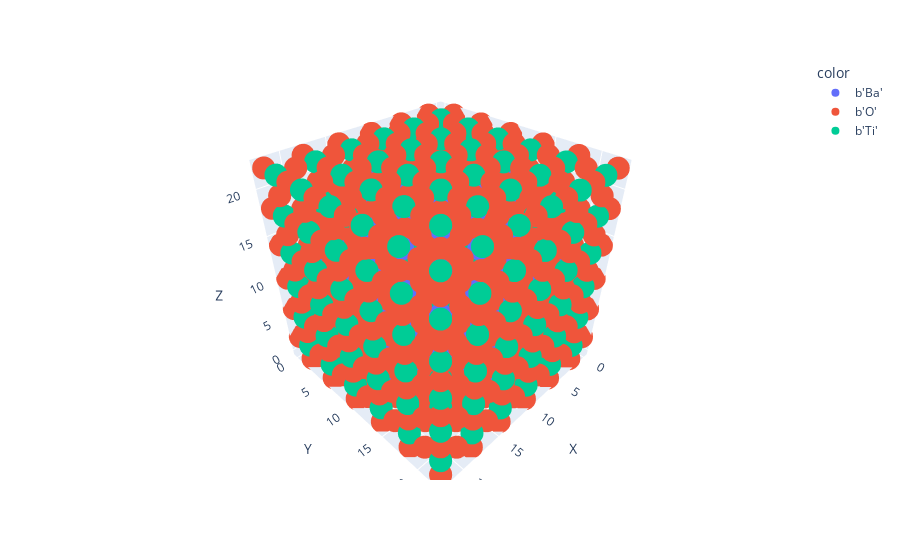

Here is the notebook cell this chart was saved with:
### Code cell
draw_enlarged(cev)

### Figure 1 — Plotly figure (JSON) as saved in the notebook; plotly's stock layout.template omitted (floating-point values rounded to 4 significant figures; data arrays with more than 128 entries replaced by an {"elided": "..."} marker saying what was removed)
{"data": [{"hovertemplate": "color=b'Ba'<br>x=%{x}<br>y=%{y}<br>z=%{z}<extra></extra>", "legendgroup": "b'Ba'", "marker": {"color": "#636efa", "symbol": "circle"}, "mode": "markers", "name": "b'Ba'", "scene": "scene", "showlegend": true, "type": "scatter3d", "x": {"elided": "216 float values"}, "y": {"elided": "216 float values"}, "z": {"elided": "216 float values"}}, {"hovertemplate": "color=b'O'<br>x=%{x}<br>y=%{y}<br>z=%{z}<extra></extra>", "legendgroup": "b'O'", "marker": {"color": "#EF553B", "symbol": "circle"}, "mode": "markers", "name": "b'O'", "scene": "scene", "showlegend": true, "type": "scatter3d", "x": {"elided": "648 float values"}, "y": {"elided": "648 float values"}, "z": {"elided": "648 float values"}}, {"hovertemplate": "color=b'Ti'<br>x=%{x}<br>y=%{y}<br>z=%{z}<extra></extra>", "legendgroup": "b'Ti'", "marker": {"color": "#00cc96", "symbol": "circle"}, "mode": "markers", "name": "b'Ti'", "scene": "scene", "showlegend": true, "type": "scatter3d", "x": {"elided": "216 float values"}, "y": {"elided": "216 float values"}, "z": {"elided": "216 float values"}}], "layout": {"legend": {"title": {"text": "color"}, "tracegroupgap": 0}, "margin": {"t": 60}, "scene": {"domain": {"x": [0, 1], "y": [0, 1]}, "xaxis": {"title": {"text": "X"}}, "yaxis": {"title": {"text": "Y"}}, "zaxis": {"title": {"text": "Z"}}}}}
